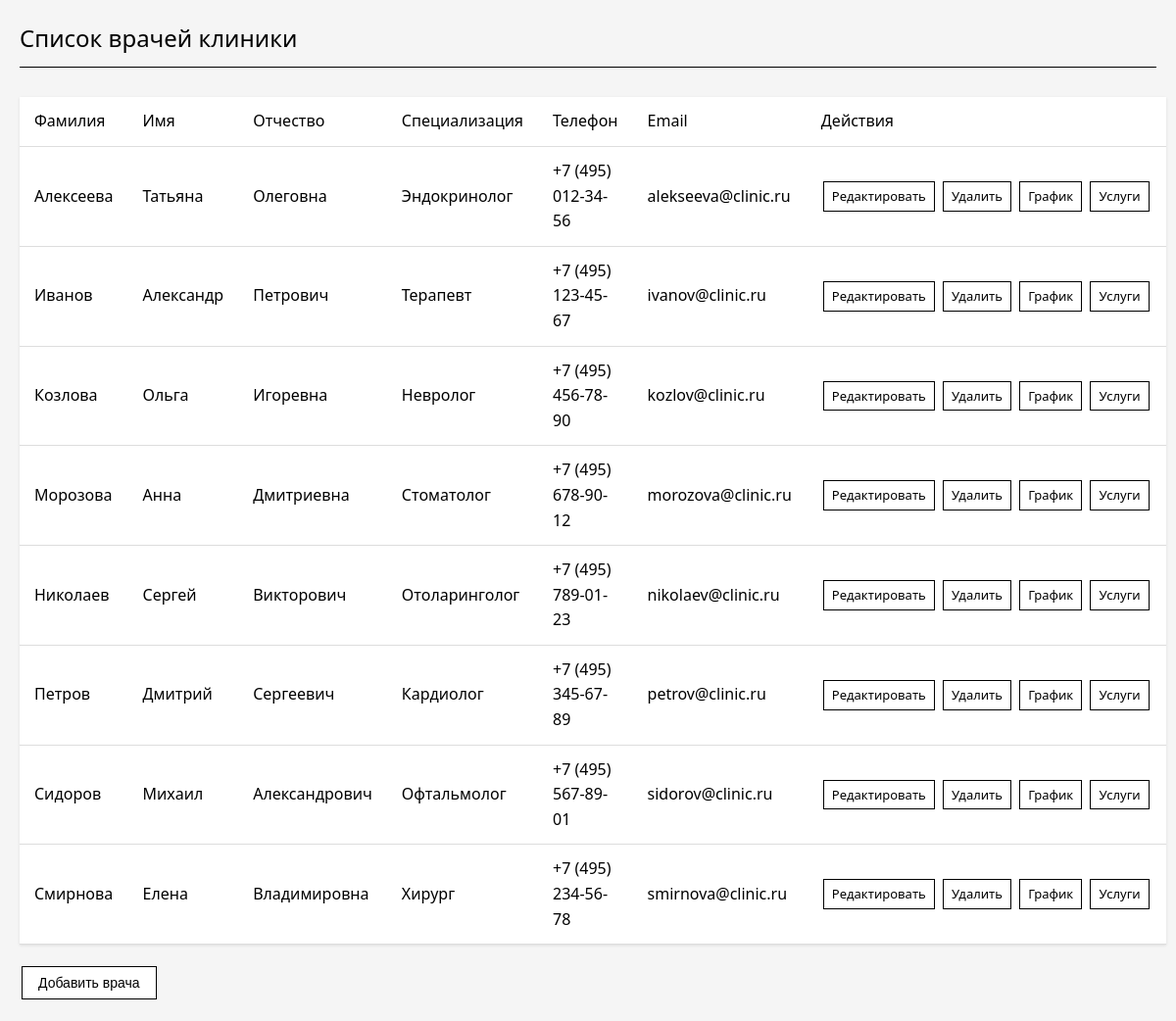
The page / on the database its author committed.
### tables this page shows
CREATE TABLE doctors (
    id INTEGER PRIMARY KEY AUTOINCREMENT,
    last_name TEXT NOT NULL,
    first_name TEXT NOT NULL,
    middle_name TEXT,
    specialization TEXT NOT NULL,
    phone TEXT,
    email TEXT
);

### public/index.php (the view, shortened to what this page needs)
<?php
$pdo = getPDO();
$stmt = $pdo->query("SELECT * FROM doctors ORDER BY last_name, first_name");
$doctors = $stmt->fetchAll(PDO::FETCH_ASSOC);
?>
<!DOCTYPE html>
<html lang="ru">
<head>
    <link rel="stylesheet" href="css/style.css">
</head>
<body>
    <h1>Список врачей клиники</h1>
    <?php if (empty($doctors)): ?>
        <p>Врачи не найдены.</p>
    <?php else: ?>
        <table>
            <thead>
                <tr>
                    <th>Фамилия</th>
                    <th>Имя</th>
                    <th>Отчество</th>
                    <th>Специализация</th>
                    <th>Телефон</th>
                    <th>Email</th>
                    <th>Действия</th>
                </tr>
            </thead>
            <tbody>
                <?php foreach ($doctors as $doctor): ?>
                <tr>
                    <td><?= htmlspecialchars($doctor['last_name']) ?></td>
                    <td><?= htmlspecialchars($doctor['first_name']) ?></td>
                    <td><?= htmlspecialchars($doctor['middle_name']) ?></td>
                    <td><?= htmlspecialchars($doctor['specialization']) ?></td>
                    <td><?= htmlspecialchars($doctor['phone']) ?></td>
                    <td><?= htmlspecialchars($doctor['email']) ?></td>
                    <td class="actions">
                        <a href="edit.php?id=<?= $doctor['id'] ?>">Редактировать</a>
                        <a href="delete.php?id=<?= $doctor['id'] ?>">Удалить</a>
                        <a href="schedule.php?doctor_id=<?= $doctor['id'] ?>">График</a>
                        <a href="services.php?doctor_id=<?= $doctor['id'] ?>">Услуги</a>
                    </td>
                </tr>
                <?php endforeach; ?>
            </tbody>
        </table>
    <?php endif; ?>
    <button onclick="location.href='add.php'">Добавить врача</button>
</body>
</html>

### public/css/style.css (style rules this page uses)
* { margin: 0; padding: 0; box-sizing: border-box; }
body { font-family: 'Segoe UI', Tahoma, Geneva, Verdana, sans-serif; line-height: 1.6; color: #000; background-color: #f5f5f5; padding: 20px; max-width: 1200px; margin: 0 auto; }
h1, h2, h3 { margin-bottom: 20px; color: #000; font-weight: 500; }
h1 { font-size: 24px; border-bottom: 1px solid #000; padding-bottom: 10px; margin-bottom: 30px; }
button, .btn { display: inline-block; padding: 8px 16px; background-color: #fff; color: #000; border: 1px solid #000; text-decoration: none; font-size: 14px; cursor: pointer; transition: all 0.3s ease; margin: 2px; }
table { width: 100%; border-collapse: collapse; margin: 20px 0; background-color: #fff; box-shadow: 0 1px 3px rgba(0,0,0,0.1); }
th, td { padding: 12px 15px; text-align: left; border-bottom: 1px solid #ddd; }
th { font-weight: 500; color: #000; }
.actions { white-space: nowrap; }
.actions a { display: inline-block; padding: 4px 8px; margin: 0 2px; text-decoration: none; font-size: 13px; border: 1px solid #000; color: #000; background-color: #fff; transition: all 0.3s ease; }

### rows shown on the page
doctors: last_name "Алексеева", first_name "Татьяна", middle_name "Олеговна", specialization "Эндокринолог", phone "+7 (495) 012-34-56", email "alekseeva@clinic.ru"
doctors: last_name "Иванов", first_name "Александр", middle_name "Петрович", specialization "Терапевт", phone "+7 (495) 123-45-67", email "ivanov@clinic.ru"
doctors: last_name "Козлова", first_name "Ольга", middle_name "Игоревна", specialization "Невролог", phone "+7 (495) 456-78-90", email "kozlov@clinic.ru"
doctors: last_name "Морозова", first_name "Анна", middle_name "Дмитриевна", specialization "Стоматолог", phone "+7 (495) 678-90-12", email "morozova@clinic.ru"
doctors: last_name "Николаев", first_name "Сергей", middle_name "Викторович", specialization "Отоларинголог", phone "+7 (495) 789-01-23", email "nikolaev@clinic.ru"
doctors: last_name "Петров", first_name "Дмитрий", middle_name "Сергеевич", specialization "Кардиолог", phone "+7 (495) 345-67-89", email "petrov@clinic.ru"
doctors: last_name "Сидоров", first_name "Михаил", middle_name "Александрович", specialization "Офтальмолог", phone "+7 (495) 567-89-01", email "sidorov@clinic.ru"
doctors: last_name "Смирнова", first_name "Елена", middle_name "Владимировна", specialization "Хирург", phone "+7 (495) 234-56-78", email "smirnova@clinic.ru"
